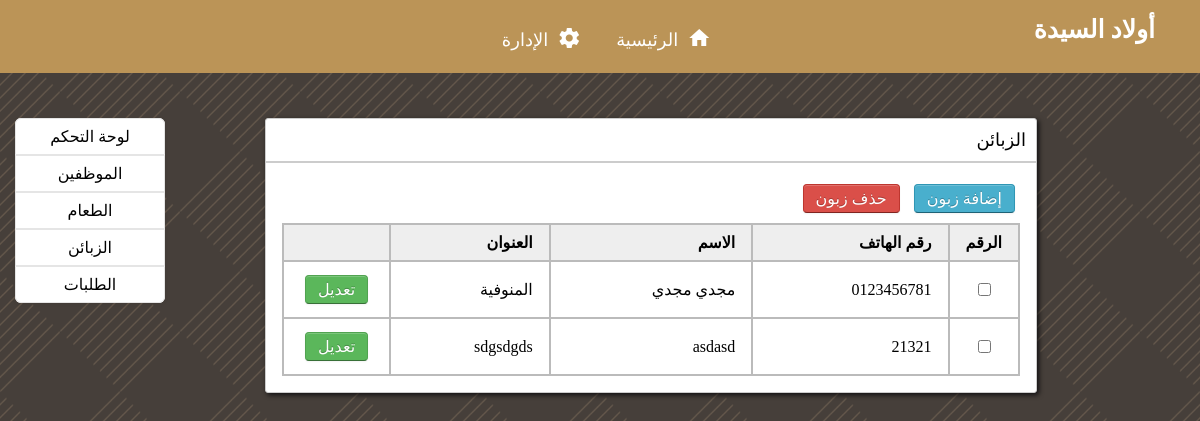
The page /customers.php on the database its author committed.
### tables this page shows
CREATE TABLE `customers` (
  `PH_NUMBER` varchar(15) NOT NULL,
  `NAME` varchar(100) NOT NULL,
  `ADDRESS` varchar(200) NOT NULL
);

### customers.php (the view, shortened to what this page needs)
<!DOCTYPE html>
<html lang="en">
<head>
    <link rel="stylesheet" type="text/css" href="style.css" />
</head>
<body>
<div id="logo">
    <a href="index.php" title="Logo">أولاد السيدة</a>
</div>
<div class="nav" id="centered_nav">
    <a href="index.php" title="Home"><i class="material-icons">home</i>الرئيسية</a>
    <a href="management.php" title="Management"><i class="material-icons">settings</i>الإدارة</a>
</div>
<div class="main-dashboard">
    <div>
        <ul class="sidebar">
            <li><a href="management.php">لوحة التحكم</a></li>
            <li><a href="employees.php">الموظفين</a></li>
            <li><a href="menu.php">الطعام</a></li>
            <li><a href="customers.php">الزبائن</a></li>
            <li><a href="orders.php">الطلبات</a></li>
        </ul>
    </div>
    <div class="block">
        <div class="block-header">الزبائن</div>
        <div class="block-content">
            <form class="block-form" method="post">
                <div class="btn-group">
                    <a href="add_customer.php" class="btn btn-info">إضافة زبون</a>
                    <a onclick="modalVisible('delete_customer')" class="btn btn-danger">حذف زبون</a>
                </div>
                <table class="data-table">
                    <thead>
                    <tr>
                        <th>الرقم</th>
                        <th>رقم الهاتف</th>
                        <th>الاسم</th>
                        <th>العنوان</th>
                        <th></th>
                    </tr>
                    </thead>
                    <tbody id="table-content">
                    <?php
                        $query = mysqli_query($GLOBALS["conn"],"select * from customers") or die(mysqli_error($GLOBALS["conn"]));
                        while ($row = mysqli_fetch_array($query)) {
                            $id = $row['PH_NUMBER'];
                    ?>
                            <tr>
                                <td class="first-last-td">
                                    <input id="optionCheckBox" class="check-on" name="selector[]" type="checkbox" value="<?php echo $id; ?>">
                                </td>
                                <td><?php echo $row['PH_NUMBER']; ?></td>
                                <td><?php echo $row['NAME']; ?></td>
                                <td><?php echo $row['ADDRESS']; ?></td>
                                <td class="first-last-td">
                                    <a href="edit_customer.php<?php echo '?PH='.$id; ?>" class="btn btn-success">تعديل</a>
                                </td>
                            </tr>
                    <?php
                        }
                    ?>
                    </tbody>
                </table>
            </form>
        </div>
    </div>
</div>
</body>
</html>

### style.css (style rules this page uses)
:root { --ocolor: #f4f3ee; --tcolor: #99582A; --bgcolor: #463f3a; --navbgcolor: #BB9457; --ficolor: #6F1D1B; --ccolor: #e7bc91; --ffont: Cairo; --sfont: Tajawal; }
body { margin:0; background-color: var(--bgcolor); font-family: var(--ffont), serif; direction: rtl; background-image: url("images/cube.png"); background-size: auto; background-attachment: scroll; background-position: center; background-repeat: repeat; background-origin: content-box; }
#logo { right: 30px; padding: 15px; position: absolute; color: #fff; font-size: 25px; font-family: var(--ffont), serif; font-weight: bold; text-decoration: none; }
#logo a { color: inherit; text-decoration: none; }
.nav { background-color: var(--navbgcolor); text-align: center; width: 100%; }
.nav a { display: inline-block; margin-right: -4px; color: #fff; padding: 22px 22px; text-decoration: none; font-family: var(--ffont), serif; font-size: 18px; transition: background 0.3s linear; z-index: 9; }
.material-icons { position: relative; top: 4px; left: 9px; }
.main-dashboard { display: block; margin: 15px; }
.sidebar { display: block; float: left; width: 150px; text-align: center; margin: 30px 0 0; padding: 0; background-color: #fff; border-radius: 6px; box-shadow: 0 1px 4px rgba(0,0,0,.065); list-style-type: none; }
.sidebar > li > a { display: block; width: 250px \9; padding: 8px 14px; border: 1px solid #e5e5e5; color: black; text-decoration: none; }
.sidebar > li:first-child > a { border-radius: 6px 6px 0 0; }
.sidebar > li:last-child > a { border-radius: 0 0 6px 6px; }
.block { float: left; border: 1px solid #ccc; background-color: white; margin: 30px 100px; width: calc(100% - 400px); box-shadow: 2px 2px 5px rgba(0, 0, 6, 0.75); border-radius: 3px; }
.block-content { margin: 1em; min-height: .25em; display: flex; flex-wrap: wrap; justify-content: space-around; flex-direction: row; }
.block-header { margin-bottom: 0; border-bottom: 2px solid #ccc; border-radius: 0; padding: 10px; font-size: large; }
.block-form { width: 100%; overflow-x: auto; }
.btn { display: inline-block; padding: 4px 12px; margin: 5px; color: #333333; text-align: center; text-decoration: none; text-shadow: 0 1px 1px rgba(255, 255, 255, 0.75); cursor: pointer; background-color: #f5f5f5; border: 1px solid #cccccc; border-radius: 4px; box-shadow: inset 0 1px 0 rgba(255, 255, 255, 0.2), 0 1px 2px rgba(0, 0, 0, 0.05); }
.btn-danger { color: #ffffff; text-shadow: 0 -1px 0 rgba(0, 0, 0, 0.25); background-color: #da4f49; border-color: #bd362f #bd362f #802420; }
.btn-success { color: #ffffff; text-shadow: 0 -1px 0 rgba(0, 0, 0, 0.25); background-color: #5bb75b; border-color: #51a351 #51a351 #387038; }
.btn-info { color: #ffffff; text-shadow: 0 -1px 0 rgba(0, 0, 0, 0.25); background-color: #49afcd; border-color: #2f96b4 #2f96b4 #1f6377; }
table { border-collapse: collapse; width: 100%; margin-top: 5px; text-align: right; }
thead tr { border: 2px solid #bbb; height: 1px; }
th { border: 2px solid #bbb; font-weight: bold; height: inherit; padding: 0; }
thead th { background-color: #eee; padding: 0.5rem 1rem; position: relative; text-align: right; }
tbody tr { border: 2px solid #bbb; }
td { border: 2px solid #bbb; padding: 0.5rem 1rem; }
.first-last-td { text-align: center; width: 30px; }

### rows shown on the page
customers: PH_NUMBER "0123456781", NAME "مجدي مجدي", ADDRESS "المنوفية"
customers: PH_NUMBER "21321", NAME "asdasd", ADDRESS "sdgsdgds"
